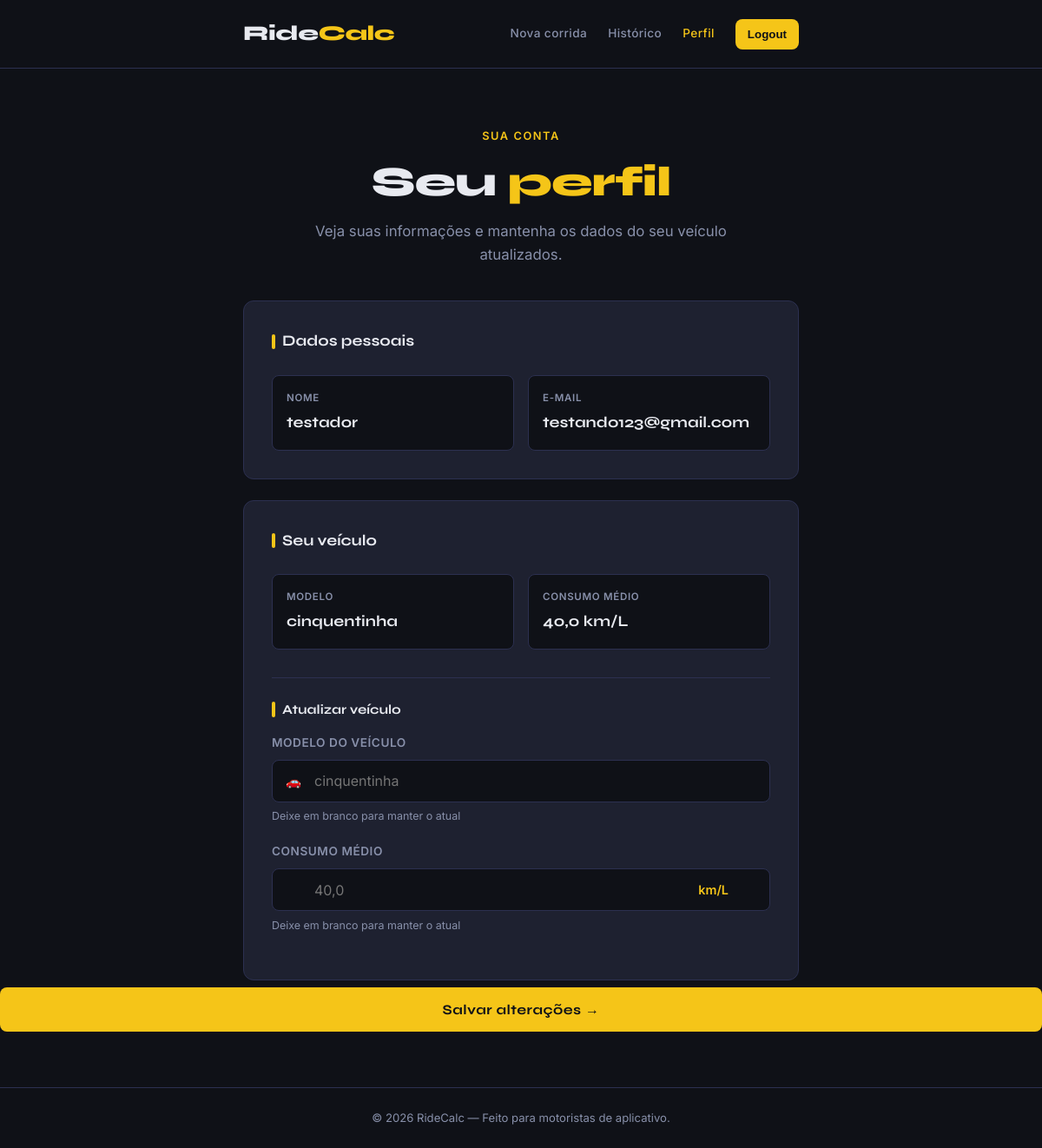
Before: /rotecalc/perfil/ (signed in) with the older database file.
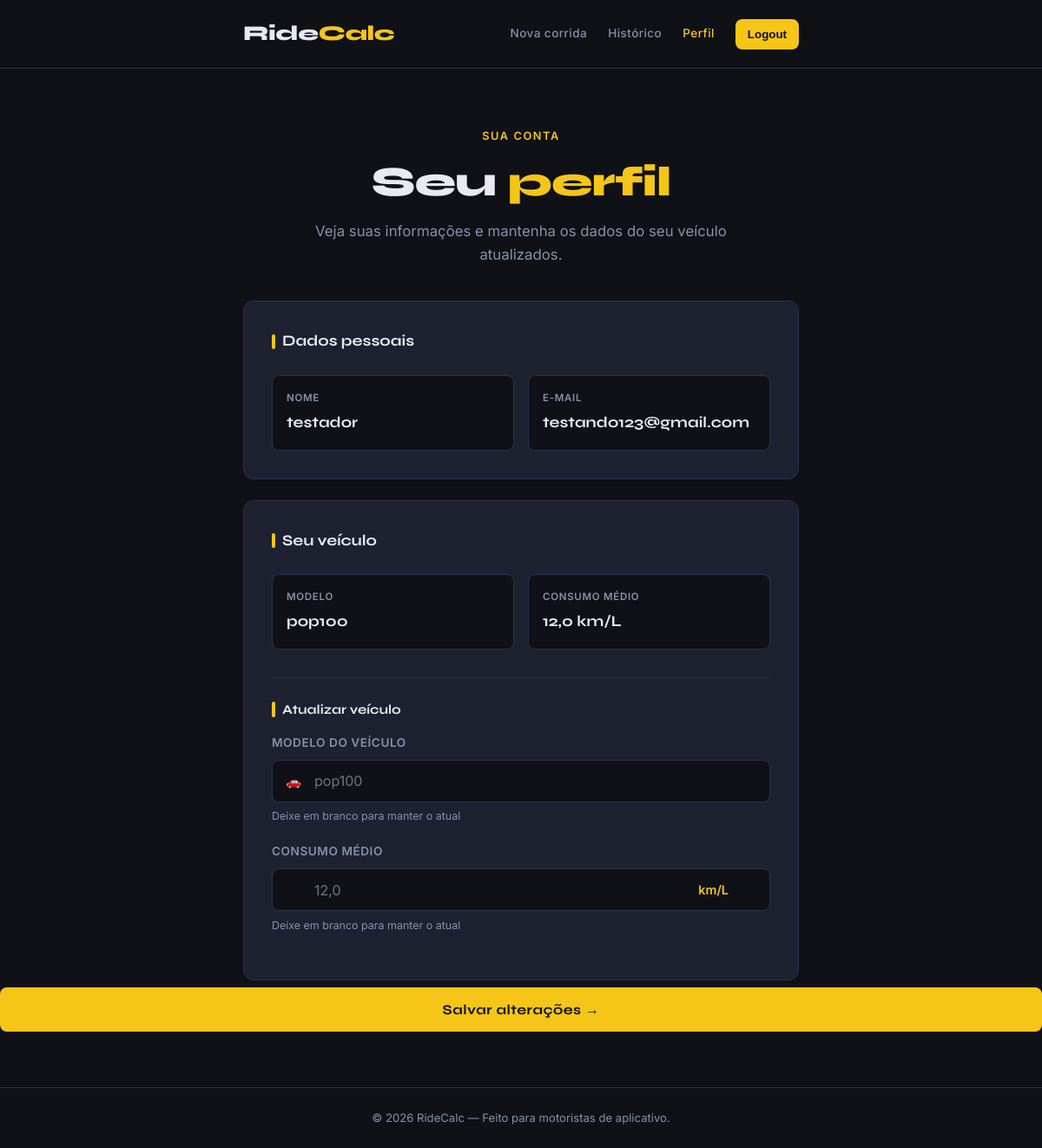
After: the same page with the newer database file.
### rotecalc/models.py (models this page shows, shortened)
class Motorista(AbstractUser):
    modelo = models.CharField(max_length=50)
    consumo = models.FloatField()

### rotecalc/views.py (the view, shortened to what this page needs)
# urls.py: path('perfil/', views.perfil_app, name='perfil_app'),
@login_required
def perfil_app(request):
    motorista = request.user
    return render(request, "perfil.html", context={
        "motorista": motorista
    })

### rotecalc/templates/perfil.html (shortened to what this page needs)
{% load static %}
<!DOCTYPE html>
<html lang="pt-BR">
<head>
  <link rel="stylesheet" href="{% static 'css/style.css' %}">
  <link rel="stylesheet" href="{% static 'css/perfil.css' %}">
</head>
<body>
  <header class="cabecalho">
    <div class="container">
      <a href="{% url 'corridas_app' %}" class="logo">Ride<span>Calc</span></a>
      <nav class="nav-links">
        <a href="{% url 'corridas_app' %}" class="nav-link">Nova corrida</a>
        <a href="{% url 'historico_app' %}" class="nav-link">Histórico</a>
        <a href="{% url 'perfil_app' %}" class="nav-link ativo">Perfil</a>
        <form action="{% url 'logout_app' %}" method="POST">
          <button type="submit" class="btn-logout">Logout</button>
        </form>
      </nav>
    </div>
  </header>
  <main>
    <section class="hero" aria-labelledby="titulo-hero">
      <div class="container">
        <span class="hero-eyebrow">Sua conta</span>
        <h1 id="titulo-hero">Seu <em>perfil</em></h1>
        <p>Veja suas informações e mantenha os dados do seu veículo atualizados.</p>
      </div>
    </section>
    <section class="perfil-section">
      <div class="container">
        <article class="card" style="margin-bottom: 1.5rem;">
          <h2 class="card-titulo">Dados pessoais</h2>
          <div class="perfil-grade">
            <div class="perfil-item">
              <p class="perfil-rotulo">Nome</p>
              <p class="perfil-valor">{{ motorista.first_name }}</p>
            </div>
            <div class="perfil-item">
              <p class="perfil-rotulo">E-mail</p>
              <p class="perfil-valor">{{ motorista.email }}</p>
            </div>
          </div>
        </article>
        <article class="card">
          <h2 class="card-titulo">Seu veículo</h2>
          <div class="perfil-grade" style="margin-bottom: 2rem;">
            <div class="perfil-item">
              <p class="perfil-rotulo">Modelo</p>
              <p class="perfil-valor">{{ motorista.modelo }}</p>
            </div>
            <div class="perfil-item">
              <p class="perfil-rotulo">Consumo médio</p>
              <p class="perfil-valor">{{ motorista.consumo }} km/L</p>
            </div>
          </div>
          <hr class="divisor" />
          <h3 class="card-titulo" style="font-size: 0.95rem; margin-bottom: 1rem;">
            Atualizar veículo
          </h3>
          <form action="{% url 'perfil_app' %}" method="POST" novalidate>
            <div class="campo">
              <label for="modelo">Modelo do veículo</label>
              <div class="input-wrapper">
                <span class="input-prefixo" aria-hidden="true">🚗</span>
                <input
                  type="text"
                  id="modelo"
                  name="modelo"
                  placeholder="{{ motorista.modelo }}"
                  autocomplete="off"
                />
              </div>
              <p class="campo-dica">Deixe em branco para manter o atual</p>
            </div>
            <div class="campo">
              <label for="consumo">Consumo médio</label>
              <div class="input-wrapper">
                <span class="input-sufixo" aria-hidden="true">km/L</span>
                <input
                  type="number"
                  id="consumo"
                  name="consumo"
                  placeholder="{{ motorista.consumo }}"
                  min="1"
                  step="0.5"
                  autocomplete="off"
                />
              </div>
              <p class="campo-dica">Deixe em branco para manter o atual</p>
            </div>
            </div>
            <button type="submit" class="btn-calcular">
              Salvar alterações →
            </button>
    </section>
  </main>
  <footer class="rodape">
    <div class="container">
      <p>© 2026 RideCalc &mdash; Feito para motoristas de aplicativo.</p>
    </div>
  </footer>
</body>
</html>

Changed rows visible on the page:
changed Motorista "testador": modelo "cinquentinha" → "pop100"; consumo "40,0" → "12,0"
